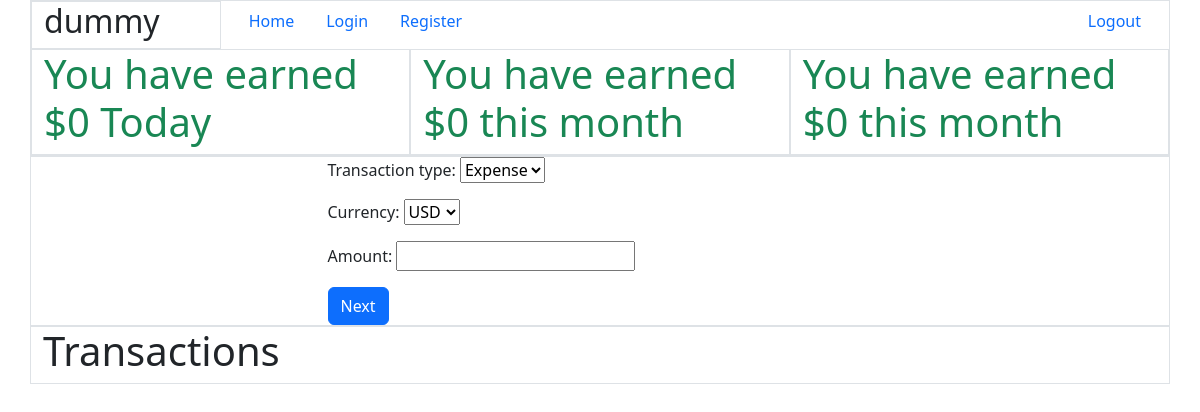
The app's page /home/ (signed in), older data.
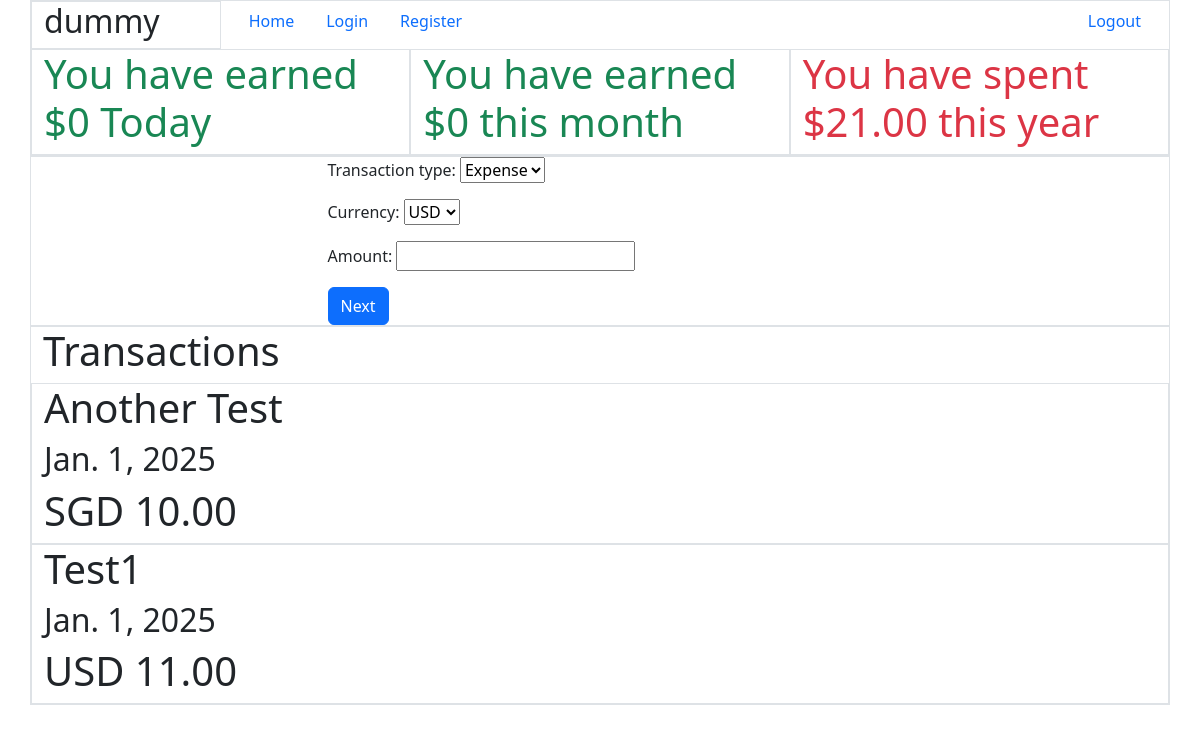
The same page, newer data.
### Transactions/models.py (models this page shows)
class Transaction(models.Model):
    TransactionType = [('Expense', 'Expense'), ('Income', 'Income')]
    transaction_type = models.CharField(max_length=10, default='Expense', blank=False, null=False,
                              choices=TransactionType)
    CurrencyType = [('USD', 'USD'), ('EUR', 'EUR'), ('GBP', 'GBP'), ('JPY', 'JPY'), ('CNY', 'CNY'), ('SGD', 'SGD'), ('MYR', 'MYR'), ('IDR', 'IDR')]
    currency = models.CharField(max_length=3, default='SGD', blank=False, null=False, choices=CurrencyType)
    amount = models.DecimalField(max_digits=15, decimal_places=2, blank=False, null=False, default=0)
    date = models.DateField(default=timezone.now, blank=False, null=False)
    title = models.CharField(max_length=100, blank=True, null=True)
    description = models.TextField(max_length=1000, blank=True, null=True)
    ExpenseCategory = [
        ('Food', 'Food'),
        ('Transport', 'Transport'),
        ('Shopping', 'Shopping'),
        ('Entertainment', 'Entertainment'),
        ('Health', 'Health'),
        ('Education', 'Education'),
        ('Other', 'Other')
    ]
    IncomeCategory = [
        ('Salary', 'Salary'),
        ('Bonus', 'Bonus'),
        ('Allowance', 'Allowance'),
        ('Other', 'Other')
    ]
    category = models.CharField(max_length=100, blank=False, null=False)
    user = models.ForeignKey('auth.User', on_delete=models.CASCADE)
    def __str__(self):
        return self.title
    class Meta:
        ordering = ('-date',)

### Transactions/views.py (the view, shortened to what this page needs)
# urls.py: path('home/', user_homepage.as_view(), name='user_homepage'),
class user_homepage(LoginMixin, View):
    def get(self, request):
        FormInstance = TransactionForm1()
        MoneyCalculator = MoneyCalculations(Transaction.objects.all())
        context = {
            'form': FormInstance,
            'object_list': Transaction.objects.filter(user=request.user),
            'total_expenditure_of_day': MoneyCalculator.calculate_expenditure_of_day(),
            'total_expenditure_of_month': MoneyCalculator.calculate_expenditure_of_month(),
            'total_expenditure_of_year': MoneyCalculator.calculate_expenditure_of_year(),
        }
        return render(request, 'user_homepage.html', context)

### Transactions/forms.py
class TransactionForm1(forms.Form):
    transaction_type = forms.ChoiceField(choices=Transaction.TransactionType, required=True)
    currency = forms.ChoiceField(choices=Transaction.CurrencyType, required=True)
    amount = forms.DecimalField(max_digits=15, decimal_places=2, required=True)

### Transactions/calculations.py (called while the page is built)
    def calculate_expenditure_of_day(self):
        total_expenditure = 0
        for transaction in self.object_list.filter(date__day=datetime.date.today().day, date__month = datetime.date.today().month, date__year = datetime.date.today().year):
            if transaction.transaction_type == 'Expense':
                total_expenditure += transaction.amount
            elif transaction.transaction_type == 'Income':
                total_expenditure -= transaction.amount
        return total_expenditure

    def calculate_expenditure_of_month(self):
        total_expenditure = 0
        for transaction in self.object_list.filter(date__month=datetime.date.today().month, date__year=datetime.date.today().year):
            if transaction.transaction_type == 'Expense':
                total_expenditure += transaction.amount
            elif transaction.transaction_type == 'Income':
                total_expenditure -= transaction.amount
        return total_expenditure

    def calculate_expenditure_of_year(self):
        total_expenditure = 0
        for transaction in self.object_list.filter(date__year=datetime.date.today().year):
            if transaction.transaction_type == 'Expense':
                total_expenditure += transaction.amount
            elif transaction.transaction_type == 'Income':
                total_expenditure -= transaction.amount
        return total_expenditure

### templates/user_homepage.html (shortened to what this page needs)
<!DOCTYPE html>
<html>
<head>
    {% load bootstrap5 %}
    {% bootstrap_css %}
</head>
<body>
    <div class="container-md border">
        <div class="row">
            {% include 'base.html' %}
        </div>
        <div class="row">
            <div class="col-md-4 border">
                {% if total_expenditure_of_day > 0 %}
                    <h1 class="text-danger">You have spent {{ total_expenditure_of_day }} Today</h1>
                {% else %}
                    <h1 class="text-success">You have earned ${% widthratio total_expenditure_of_day 1 -1 %} Today</h1>
                {% endif %}
            </div>
            <div class="col-md-4 border">
                {% if total_expenditure_of_month > 0 %}
                    <h1 class="text-danger">You have spent ${{ total_expenditure_of_month }} this month</h1>
                {% else %}
                    <h1 class="text-success">You have earned ${% widthratio total_expenditure_of_month 1 -1 %} this month</h1>
                {% endif %}
            </div>
            <div class="col-md-4 border">
                {% if total_expenditure_of_year > 0 %}
                    <h1 class="text-danger">You have spent ${{ total_expenditure_of_year }} this year</h1>
                {% else %}
                    <h1 class="text-success">You have earned ${% widthratio total_expenditure_of_year 1 -1 %} this month</h1>
                {% endif %}
            </div>
        </div>
    </div>
    <div class="container-md border">
        <div class="row justify-content-center">
            <div class="col-md-6">
                <form action="." method="post">
                    {{form.as_p}}
                    <input type="submit" value="Next" class="btn btn-primary">
                </form>
            </div>
        </div>
    </div>
    <div class="container-md border">
        <h1>Transactions</h1>
        {% for record in object_list %}
        <div class="row border">
            <h1>{{record}}</h1>
            <h2>{{record.date}}</h2>
            <h1 class="text">{{record.currency}} {{record.amount}}</h1>
        </div>
        {% endfor %}
    </div>
</body>
</html>

### templates/base.html
<div class="container-md">
    <div class="row">
        <div class="col-md-2 border">
            <h2>{{request.user}}</h2>
        </div>
        <div class="col-md">
            <div class="nav justify-content-start">
                <li class="nav-item">
                    <a class="nav-link" href="{% url 'user_homepage' %}">Home</a>
                </li>
                <li class="nav-item">
                    <a class="nav-link active" href="{% url 'login' %}">Login</a>
                </li>
                <li class="nav item">
                    <a class="nav-link active" href="{% url 'register' %}">Register</a>
                </li>
            </div>
        </div>
        <div class="col-md">
            <div class="nav justify-content-end">
                <li class="nav-item">
                    <a class="nav-link" href="{% url 'logout' %}">Logout</a>
                </li>
            </div>
        </div>
    </div>
</div>

Row changes from the older to the newer data that the page shows:
added Transaction: title "Another Test", date "Jan. 1, 2025", currency "SGD", amount "10.00"
added Transaction: title "Test1", date "Jan. 1, 2025", currency "USD", amount "11.00"
Text that changed along with them:
{{ total_expenditure_of_year }}: (not shown) → "21.00"
text no longer shown: "You have earned $ 0 this month"
text now shown: "You have spent $ this year"
